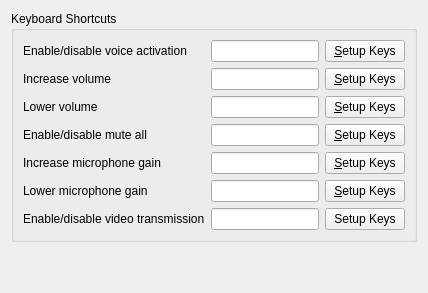
     <widget class="QWidget" name="shortcutsTab">
      <attribute name="title">
       <string>Shortcuts</string>
      </attribute>
      <layout class="QVBoxLayout" name="verticalLayout_10">
       <item>
        <widget class="QGroupBox" name="groupBox_7">
         <property name="title">
          <string>Keyboard Shortcuts</string>
         </property>
         <layout class="QVBoxLayout" name="verticalLayout_11">
          <item>
           <layout class="QGridLayout" name="gridLayout_5">
            <item row="0" column="0">
             <widget class="QLabel" name="label_25">
              <property name="text">
               <string>Enable/disable voice activation</string>
              </property>
              <property name="buddy">
               <cstring>voiceactEdit</cstring>
              </property>
             </widget>
            </item>
            <item row="0" column="1">
             <widget class="QLineEdit" name="voiceactEdit">
              <property name="readOnly">
               <bool>true</bool>
              </property>
             </widget>
            </item>
            <item row="0" column="2">
             <widget class="QPushButton" name="voiceactButton">
              <property name="text">
               <string>&amp;Setup Keys</string>
              </property>
              <property name="checkable">
               <bool>true</bool>
              </property>
             </widget>
            </item>
            <item row="1" column="0">
             <widget class="QLabel" name="label_26">
              <property name="text">
               <string>Increase volume</string>
              </property>
              <property name="buddy">
               <cstring>volumeincEdit</cstring>
              </property>
             </widget>
            </item>
            <item row="1" column="1">
             <widget class="QLineEdit" name="volumeincEdit">
              <property name="readOnly">
               <bool>true</bool>
              </property>
             </widget>
            </item>
            <item row="1" column="2">
             <widget class="QPushButton" name="volumeincButton">
              <property name="text">
               <string>&amp;Setup Keys</string>
              </property>
              <property name="checkable">
               <bool>true</bool>
              </property>
             </widget>
            </item>
            <item row="2" column="0">
             <widget class="QLabel" name="label_27">
              <property name="text">
               <string>Lower volume</string>
              </property>
              <property name="buddy">
               <cstring>volumedecEdit</cstring>
              </property>
             </widget>
            </item>
            <item row="2" column="1">
             <widget class="QLineEdit" name="volumedecEdit">
              <property name="readOnly">
               <bool>true</bool>
              </property>
             </widget>
            </item>
            <item row="2" column="2">
             <widget class="QPushButton" name="volumedecButton">
              <property name="text">
               <string>&amp;Setup Keys</string>
              </property>
              <property name="checkable">
               <bool>true</bool>
              </property>
             </widget>
            </item>
            <item row="3" column="0">
             <widget class="QLabel" name="label_28">
              <property name="text">
               <string>Enable/disable mute all</string>
              </property>
              <property name="buddy">
               <cstring>muteallEdit</cstring>
              </property>
             </widget>
            </item>
            <item row="3" column="1">
             <widget class="QLineEdit" name="muteallEdit">
              <property name="readOnly">
               <bool>true</bool>
              </property>
             </widget>
            </item>
            <item row="3" column="2">
             <widget class="QPushButton" name="muteallButton">
              <property name="text">
               <string>&amp;Setup Keys</string>
              </property>
              <property name="checkable">
               <bool>true</bool>
              </property>
             </widget>
            </item>
            <item row="4" column="0">
             <widget class="QLabel" name="label_29">
              <property name="text">
               <string>Increase microphone gain</string>
              </property>
              <property name="buddy">
               <cstring>voicegainincEdit</cstring>
              </property>
             </widget>
            </item>
            <item row="4" column="1">
             <widget class="QLineEdit" name="voicegainincEdit">
              <property name="readOnly">
               <bool>true</bool>
              </property>
             </widget>
            </item>
            <item row="4" column="2">
             <widget class="QPushButton" name="voicegainincButton">
              <property name="text">
               <string>&amp;Setup Keys</string>
              </property>
              <property name="checkable">
               <bool>true</bool>
              </property>
             </widget>
            </item>
            <item row="5" column="0">
             <widget class="QLabel" name="label_30">
              <property name="text">
               <string>Lower microphone gain</string>
              </property>
              <property name="buddy">
               <cstring>voicegaindecEdit</cstring>
              </property>
             </widget>
            </item>
            <item row="5" column="1">
             <widget class="QLineEdit" name="voicegaindecEdit">
              <property name="readOnly">
               <bool>true</bool>
              </property>
             </widget>
            </item>
            <item row="5" column="2">
             <widget class="QPushButton" name="voicegaindecButton">
              <property name="text">
               <string>&amp;Setup Keys</string>
              </property>
              <property name="checkable">
               <bool>true</bool>
              </property>
             </widget>
            </item>
            <item row="6" column="0">
             <widget class="QLabel" name="label_6">
              <property name="text">
               <string>Enable/disable video transmission</string>
              </property>
              <property name="buddy">
               <cstring>videotxEdit</cstring>
              </property>
             </widget>
            </item>
            <item row="6" column="1">
             <widget class="QLineEdit" name="videotxEdit"/>
            </item>
            <item row="6" column="2">
             <widget class="QPushButton" name="videotxButton">
              <property name="text">
               <string>Setup Keys</string>
              </property>
              <property name="checkable">
               <bool>true</bool>
              </property>
             </widget>
            </item>
           </layout>
          </item>
         </layout>
        </widget>
       </item>
       <item>
        <spacer name="verticalSpacer_4">
         <property name="orientation">
          <enum>Qt::Vertical</enum>
         </property>
         <property name="sizeHint" stdset="0">
          <size>
           <width>20</width>
           <height>40</height>
          </size>
         </property>
        </spacer>
       </item>
      </layout>
     </widget>
